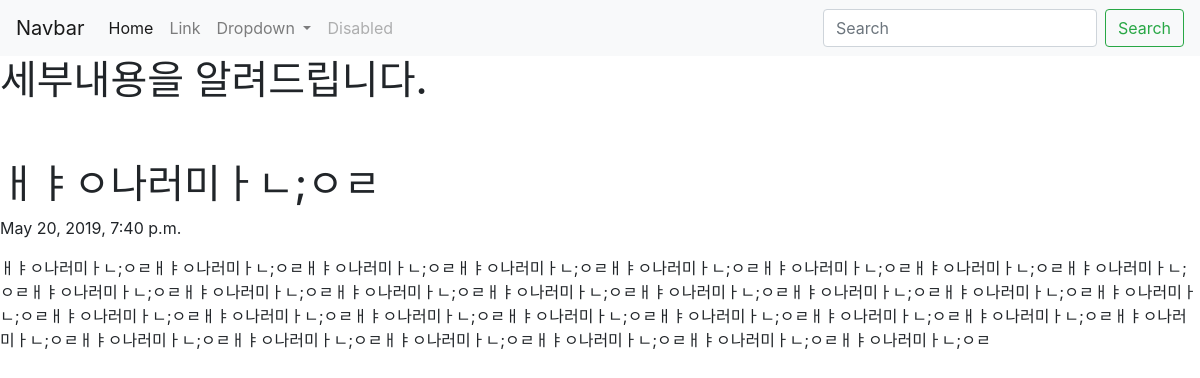
The app's page /blog/4 with its own data.
### blog/models.py (models this page shows, shortened)
class Blog(models.Model):
    title = models.CharField(max_length = 200)
    pub_date = models.DateTimeField('date published')
    body = models.TextField()

### blog/views.py (the view)
# urls.py: path('blog/<int:blog_id>', blog.views.detail, name="detail"),
def detail(request, blog_id):
    details = get_object_or_404(Blog, pk=blog_id)
    return render(request, 'detail.html', {'details': details})

### blog/templates/detail.html (shortened to what this page needs)
<!DOCTYPE html>
<html lang="en">
<head>
    <link rel="stylesheet" href="https://stackpath.bootstrapcdn.com/bootstrap/4.3.1/css/bootstrap.min.css">
</head>
<body>
<nav class="navbar navbar-expand-lg navbar-light bg-light">
        <a class="navbar-brand" href="#">Navbar</a>
        <div class="collapse navbar-collapse" id="navbarSupportedContent">
            <ul class="navbar-nav mr-auto">
            <li class="nav-item active">
                <a class="nav-link" href="{%url 'home'%}">Home <span class="sr-only">(current)</span></a>
            </li>
            <li class="nav-item">
                <a class="nav-link" href="#">Link</a>
            </li>
                <li class="nav-item dropdown">
                <a class="nav-link dropdown-toggle" href="#" id="navbarDropdown" role="button" data-toggle="dropdown" aria-haspopup="true" aria-expanded="false">
                Dropdown
                </a>
            </li>
            <li class="nav-item">
                <a class="nav-link disabled" href="#" tabindex="-1" aria-disabled="true">Disabled</a>
            </li>
                </ul>
                <form class="form-inline my-2 my-lg-0">
                <input class="form-control mr-sm-2" type="search" placeholder="Search" aria-label="Search">
                <button class="btn btn-outline-success my-2 my-sm-0" type="submit">Search</button>
                </form>
            </div>
            </nav>
<h1>세부내용을 알려드립니다.</h1>
    <br><br>
    <h1>{{details.title}}</h1>
    <p>{{details.pub_date}}</p>
    <p>{{details.body}}</p>
</body>
</html>

### records on screen
Blog: title "ㅐㅑㅇ나러미ㅏㄴ;ㅇㄹ", pub_date "May 20, 2019, 7:40 p.m.", body "ㅐㅑㅇ나러미ㅏㄴ;ㅇㄹㅐㅑㅇ나러미ㅏㄴ;ㅇㄹㅐㅑㅇ나러미ㅏㄴ;ㅇㄹㅐㅑㅇ나러미ㅏㄴ;ㅇㄹㅐㅑㅇ나러미ㅏㄴ;ㅇㄹㅐㅑㅇ나러미ㅏㄴ;ㅇㄹㅐㅑㅇ나러미ㅏㄴ;ㅇㄹㅐㅑㅇ나러미ㅏㄴ;ㅇㄹㅐㅑㅇ나러미ㅏㄴ;ㅇㄹㅐㅑㅇ나러미ㅏㄴ;ㅇㄹㅐㅑㅇ나러미ㅏㄴ;ㅇㄹㅐㅑㅇ나러미ㅏㄴ;ㅇㄹㅐㅑㅇ나러미ㅏㄴ;ㅇㄹㅐㅑㅇ나러미ㅏㄴ;ㅇㄹㅐㅑㅇ나러미ㅏㄴ;ㅇㄹㅐㅑㅇ나러미ㅏㄴ;ㅇㄹㅐㅑㅇ나러미ㅏㄴ;ㅇㄹㅐㅑㅇ나러미ㅏㄴ;ㅇㄹㅐㅑㅇ나러미ㅏㄴ;ㅇㄹㅐㅑㅇ나러미ㅏㄴ;ㅇㄹㅐㅑㅇ나러미ㅏㄴ;ㅇㄹㅐㅑㅇ나러미ㅏㄴ;ㅇㄹㅐㅑㅇ나러미ㅏㄴ;ㅇㄹㅐㅑㅇ나러미ㅏㄴ;ㅇㄹㅐㅑㅇ나러미ㅏㄴ;ㅇㄹㅐㅑㅇ나러미ㅏㄴ;ㅇㄹㅐㅑㅇ나러미ㅏㄴ;ㅇㄹㅐㅑㅇ나러미ㅏㄴ;ㅇㄹㅐㅑㅇ나러미ㅏㄴ;ㅇㄹㅐㅑㅇ나러미ㅏㄴ;ㅇㄹ"
